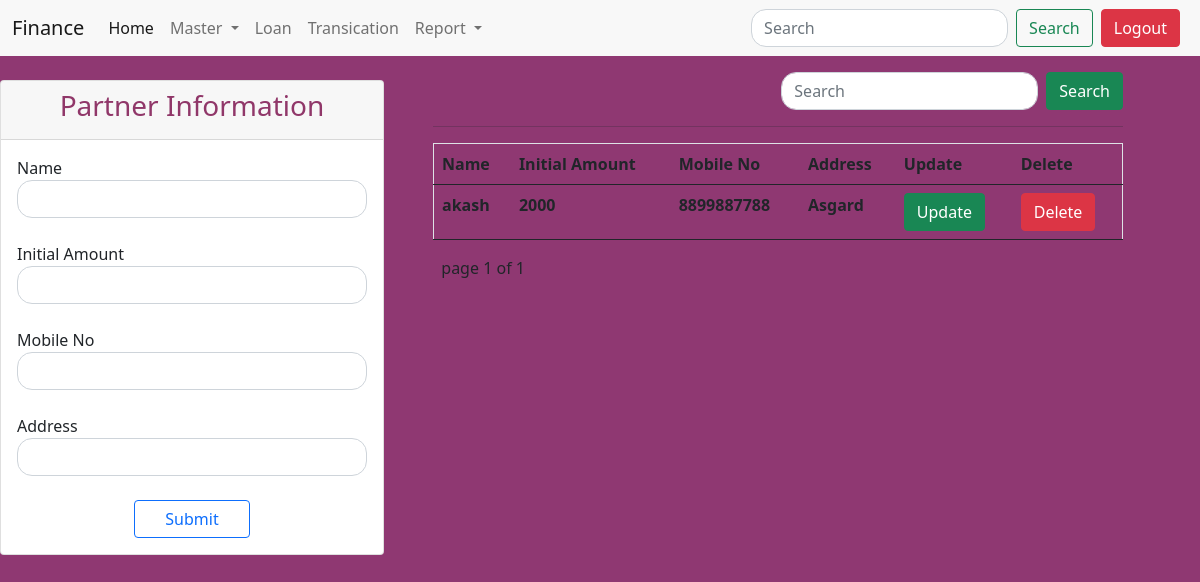
The app's page /partner/ (signed in) with its own data.
### finance/models.py (models this page shows)
class partnerModel(models.Model):
    profileId = models.ForeignKey(signupModel,on_delete=models.CASCADE,default=1)
    name = models.CharField(max_length=90)
    initialAmount = models.IntegerField()
    mobile = models.IntegerField()
    address = models.CharField(max_length=90)

### finance/forms.py
class partnerForm(forms.ModelForm):
    class Meta:
        model = partnerModel
        fields = '__all__'

### finance/views.py (called while the page is built, shortened)
def partner(request):
    form = partnerForm()
    error_msg = None
    email = request.session.get('email')
    partnerinfo = partnerModel.objects.filter(profileId__email=email)
    searchName = request.GET.get('searchName')
    if searchName:
        partnerinfo = partnerModel.objects.filter(name__icontains=searchName).filter(profileId__email=email)
    else:
        paginator = Paginator(partnerinfo,10)
        page_number = request.GET.get('page')
        try:
            partnerinfo = paginator.get_page(page_number)
        except PageNotAnInteger:
            partnerinfo = paginator.page(1)
        except EmptyPage:
            partnerinfo = paginator.page(paginator.num_pages)
    data = {'form':form,'partnerinfo':partnerinfo}
    return render(request,'finance/partner.html',data)

### templates/finance/partner.html (shortened to what this page needs)
{% extends 'finance/homebase.html' %}
{% load static %}
{% block home_body_block %}
<div class="row">
    <div class="col-lg-4 mt-4">
        <div class="card">
            <div class="card-header text-center">
              <h3 class="cardheader">Partner Information</h3>
            </div>
            <div class="card-body">
                <form method="POST" id="form">
                <div class="form-group">
                    <label>Name</label>
                    <input type="text" name="name" id="idName" class="form-control" value="{{partnerdetail.name}}" >
                </div> <br>
                <div class="form-group">
                    <label>Initial Amount</label>
                    <input type="number" name="initialAmount" id="idInitialAmount" class="form-control" value="{{partnerdetail.initialAmount}}" >
                </div><br>
                <div class="form-group">
                    <label>Mobile No </label>
                    <input type="number" name="mobile" id="idMobile" class="form-control" value="{{partnerdetail.mobile}}" >
                </div><br>
                <div class="form-group">
                    <label>Address</label>
                    <input type="text" name="address" id="idAddress" class="form-control" value="{{partnerdetail.address}}" >
                </div><br>
                <div class="d-grid gap-2 col-4 mx-auto">
                <button type="submit" class="btn btn-outline-primary ">Submit</button>
                </div>
                </form>
            </div>
          </div>
    </div>
    <div class="col-lg-7 mt-3">
        <div class="row">
            <div class="col-lg-12">
                <form class="d-flex float-end">
                    <input class="form-control me-2" type="search" name="searchName" placeholder="Search" aria-label="Search">
                    <button class="btn btn-success" type="submit">Search</button>
                </form>
            </div>
        </div>
        <hr>
            <table class="table table-hover fw-bold border border-bottom-0 text-dark">
                    <th>Name</th>
                    <th>Initial Amount</th>
                    <th>Mobile No</th>
                    <th>Address</th>
                    <th>Update</th>
                    <th>Delete</th>
                    {% for partnerinfo in partnerinfo%}
                    <tr class="">
                        <td>{{partnerinfo.name}}</td>
                        <td>{{partnerinfo.initialAmount}}</td>
                        <td>{{partnerinfo.mobile}}</td>
                        <td>{{partnerinfo.address}}</td>
                        <td><a href="/partnerupdate/{{partnerinfo.id}}" class="btn btn-success">Update</a> </td>
                        <td><a href="/partnerdelete/{{partnerinfo.id}}" class="btn btn-danger">Delete</a> </td>
                    </tr>
                    {% endfor %}
                  </table>
                {%include 'finance/paginator.html' with page=partnerinfo %}
    </div>
</div>
<br><br><br>
{% endblock %}

### static/css/mycss/test.css (style rules this page uses)
body { background-color: #8f3872; }
.cardheader { color: #903769; }
.form-control { border-radius: 15px; }

### records on screen
partnerModel: name "akash", initialAmount "2000", mobile "8899887788", address "Asgard"

### other values on screen
{{ page.number }} "1"
{{ page.paginator.num_pages }} "1"
